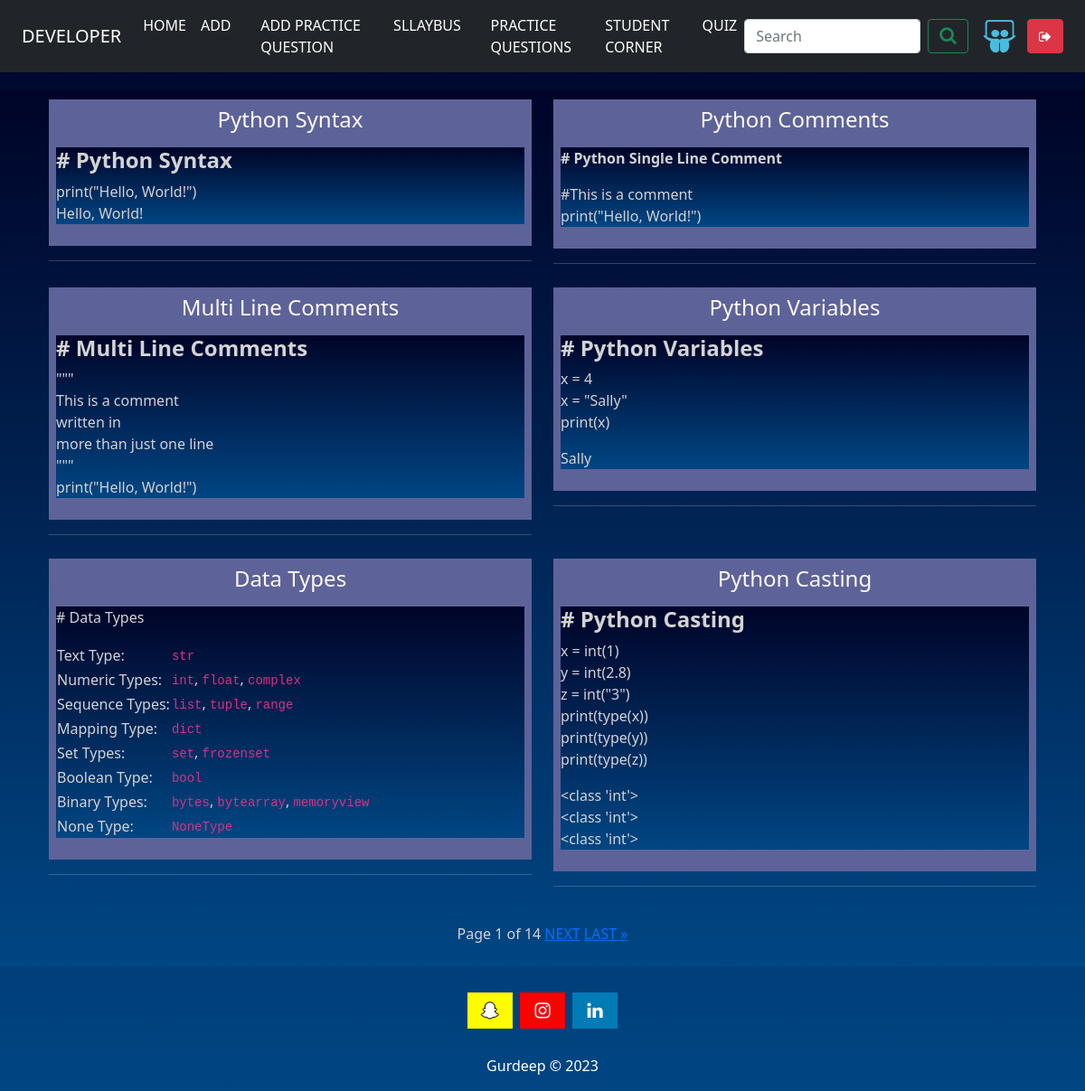
The app's page / (signed in) with its own data.
### python_app/models.py (models this page shows, shortened)
class tut(models.Model):
    language = models.ForeignKey(
        Language, on_delete=models.CASCADE, default='Python')
    sub_topic = models.ForeignKey(
        Sub_topic, on_delete=models.CASCADE, default='python')
    title = models.CharField(max_length=255)
    code = RichTextField(blank=True, null=True)

### python_app/views.py (the view)
# urls.py: path('', views.home, name='home'),
@login_required(login_url='login')
@never_cache
def home(request):
    if request.user.is_authenticated:
        data = tut.objects.all()
        paginator = Paginator(data, 6)
        page_number = request.GET.get('page')
        page_obj = paginator.get_page(page_number)
        return render(request, 'home.html', {'data': page_obj})
    else:
        return render(request, 'home.html',)

### templates/home.html (shortened to what this page needs)
{% extends 'base.html' %}
{% block content %}
<div class="container-fluid wordpressFunctionAP">
    <div class="container">
        <div class="row">
            {% for i in data %}
            <div class="col-md-6 le ft">
                <div class="all">
                    <h4 style="color: rgb(255, 249, 249);" class="text-center">{{i.title}}</h4>
                    <div class="topic">
                        <p>{{i.code|safe}}</p>
                    </div>
                </div>
                <hr>
            </div>
            {% endfor %}
        </div>
    </div>
            {% include "page.html" with page=i %}
</div>
{% endblock %}

### templates/base.html (style rules this page uses)
body { background: linear-gradient(to bottom, #000428, #004683); color: white; }

### templates/home.html (style rules this page uses)
.container-fluid.wordpressFunctionAP { margin-top: 20px; background: linear-gradient(to bottom, #000428, #004683); color: lightgrey; }
.all { margin-top: 10px; padding: 8px; background-color: rgb(93, 99, 153); }
.topic { background: linear-gradient(to bottom, #000428, #004683); }

### records on screen
tut: title "Python Syntax", code "# Python Syntax print(\"Hello, World!\") Hello, World!"
tut: title "Python Comments", code "# Python Single Line Comment #This is a comment print(\"Hello, World!\")"
tut: title "Multi Line Comments", code "# Multi Line Comments \"\"\" This is a comment written in more than just one line \"\"\" print(\"Hello, World!\")"
tut: title "Python Variables", code "# Python Variables x = 4 x = \"Sally\" print(x) Sally"
tut: title "Data Types", code "# Data Types Text Type: str Numeric Types: int , float , complex Sequence Types: list , tuple , range Mapping Type: dict Set Types: set , frozenset Boolean Type: bool Binary Types: bytes , bytearray , memoryview None Type: NoneType"
tut: title "Python Casting", code "# Python Casting x = int(1) y = int(2.8) z = int(\"3\") print(type(x)) print(type(y)) print(type(z)) <class 'int'> <class 'int'> <class 'int'>"

### other values on screen
{{ data.number }} "1"
{{ data.paginator.num_pages }} "14"
